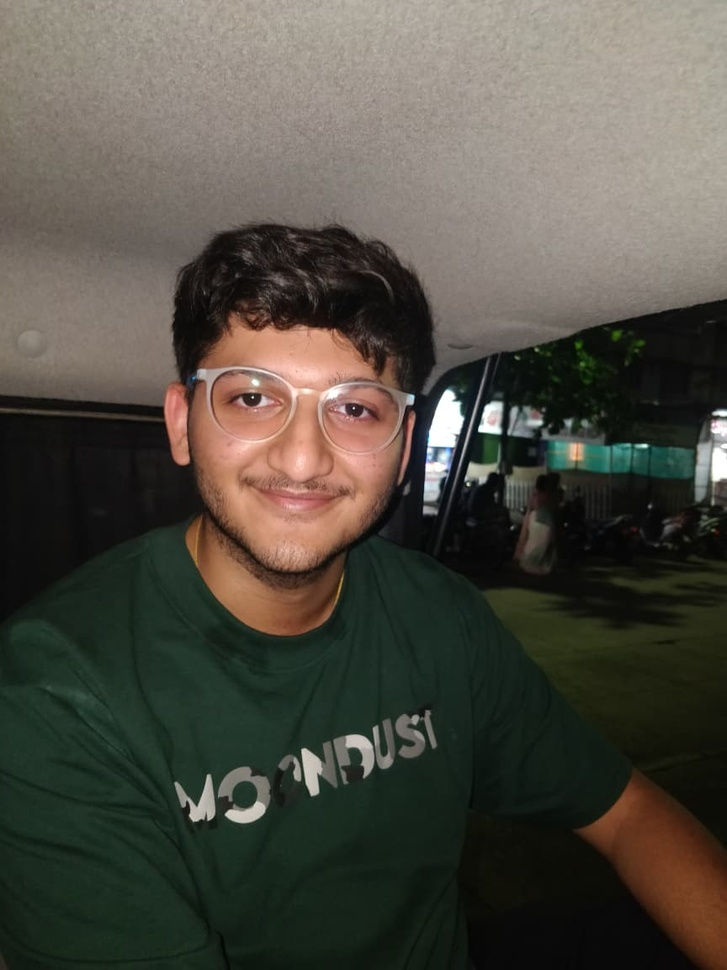
#> input picture source-photo.jpg, 727 x 970 px, shrunk from 864 x 1152 before the run
$ python prep_photo_offline.py
#> lines starting #> are read from the running program, lines starting #| are printed output that depends on the picture
"""
Offline variant of prep_photo.py: uses OpenCV GrabCut for background removal
instead of rembg (which needs a network download for its model), then applies
the same CLAHE local-contrast + white-composite pipeline.

    python scripts/prep_photo_offline.py <input.jpg> [output.png]
"""
import os
import sys

import cv2
import numpy as np
from PIL import Image

HERE = os.path.dirname(os.path.abspath(__file__))
INP = sys.argv[1] if len(sys.argv) > 1 else os.path.join(HERE, "..", "source-photo.jpg")
OUT = sys.argv[2] if len(sys.argv) > 2 else os.path.join(HERE, "..", "source-prepped.png")

bgr = cv2.imread(INP)
#> bgr is the input picture: shape (970, 727, 3); mean B, G, R 67.5, 76.9, 79.9
h, w = bgr.shape[:2]
#> h = 970; w = 727

# 1. GrabCut background removal, seeded with a generous centered rect
mask = np.zeros((h, w), np.uint8)
bgd_model = np.zeros((1, 65), np.float64)
fgd_model = np.zeros((1, 65), np.float64)
margin_x, margin_top, margin_bottom = int(w * 0.08), int(h * 0.03), int(h * 0.15)
#> margin_x = 58; margin_top = 29; margin_bottom = 145
rect = (margin_x, margin_top, w - 2 * margin_x, h - margin_top - margin_bottom)
#> rect = (58, 29, 611, 796)
cv2.grabCut(bgr, mask, rect, bgd_model, fgd_model, 8, cv2.GC_INIT_WITH_RECT)
alpha = np.where((mask == cv2.GC_FGD) | (mask == cv2.GC_PR_FGD), 255, 0).astype(np.uint8)
alpha = cv2.morphologyEx(alpha, cv2.MORPH_CLOSE, np.ones((7, 7), np.uint8))
alpha = cv2.GaussianBlur(alpha, (0, 0), 2.0)

rgb = cv2.cvtColor(bgr, cv2.COLOR_BGR2RGB)

# 2. local-contrast the luminance (CLAHE)
gray = cv2.cvtColor(rgb, cv2.COLOR_RGB2GRAY)
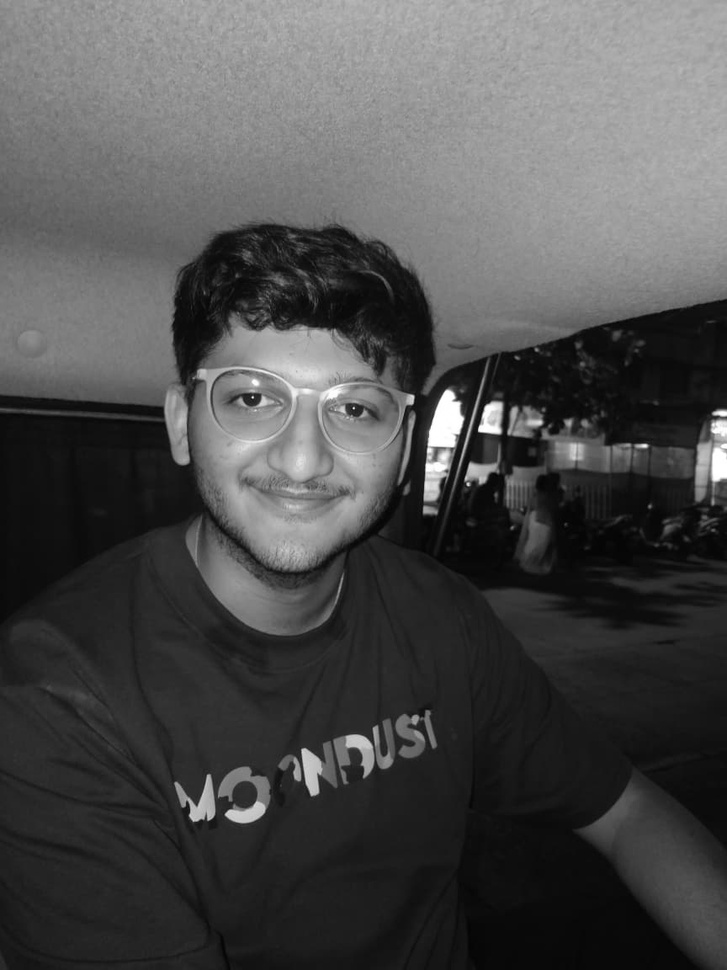
#> gray: shape (970, 727); min 2, max 255, mean 76.8
clahe = cv2.createCLAHE(clipLimit=2.6, tileGridSize=(8, 8))
gray = clahe.apply(gray)
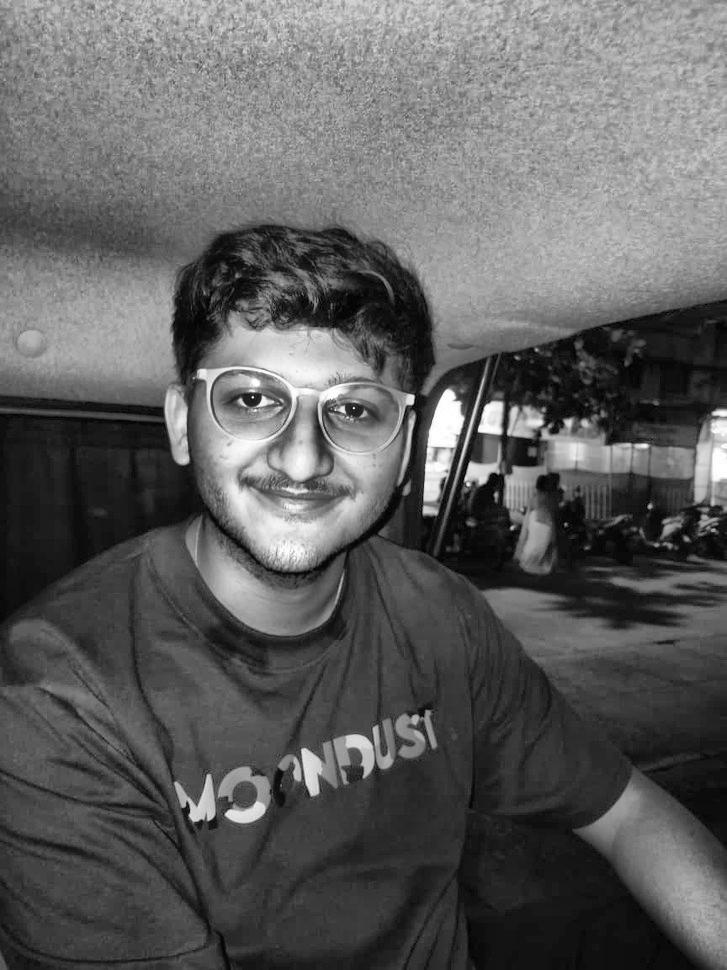
#> gray: shape (970, 727); min 1, max 255, mean 94.6
gray = cv2.convertScaleAbs(gray, alpha=1.05, beta=18)
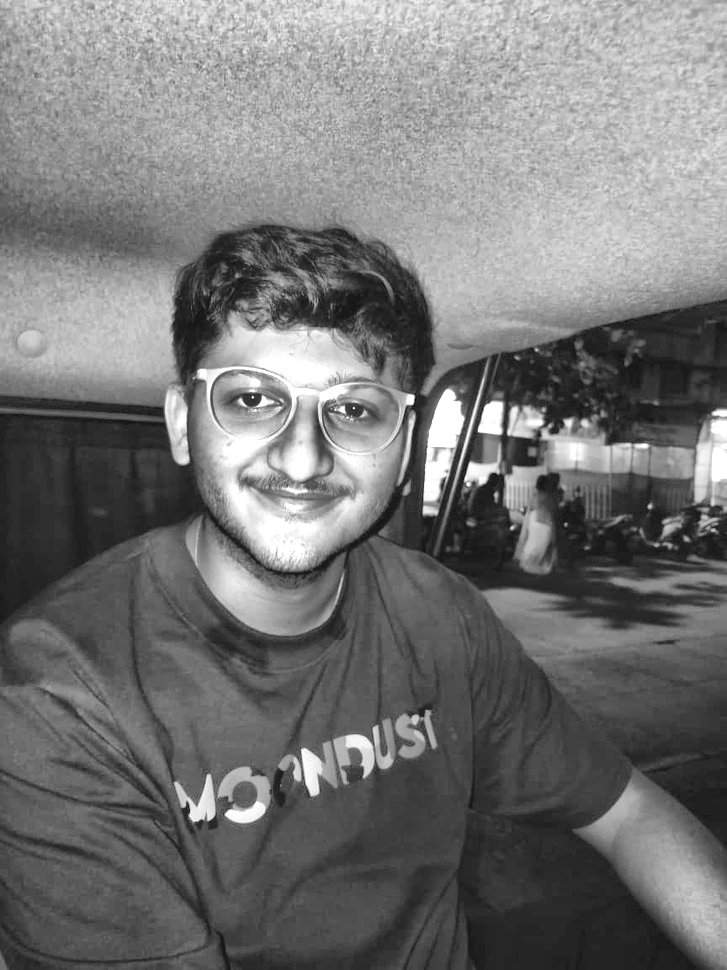
#> gray: shape (970, 727); min 19, max 255, mean 117.1

# 3. paste onto white using the alpha mask
maskf = (alpha.astype(np.float32) / 255.0)
out = gray.astype(np.float32) * maskf + 255.0 * (1.0 - maskf)
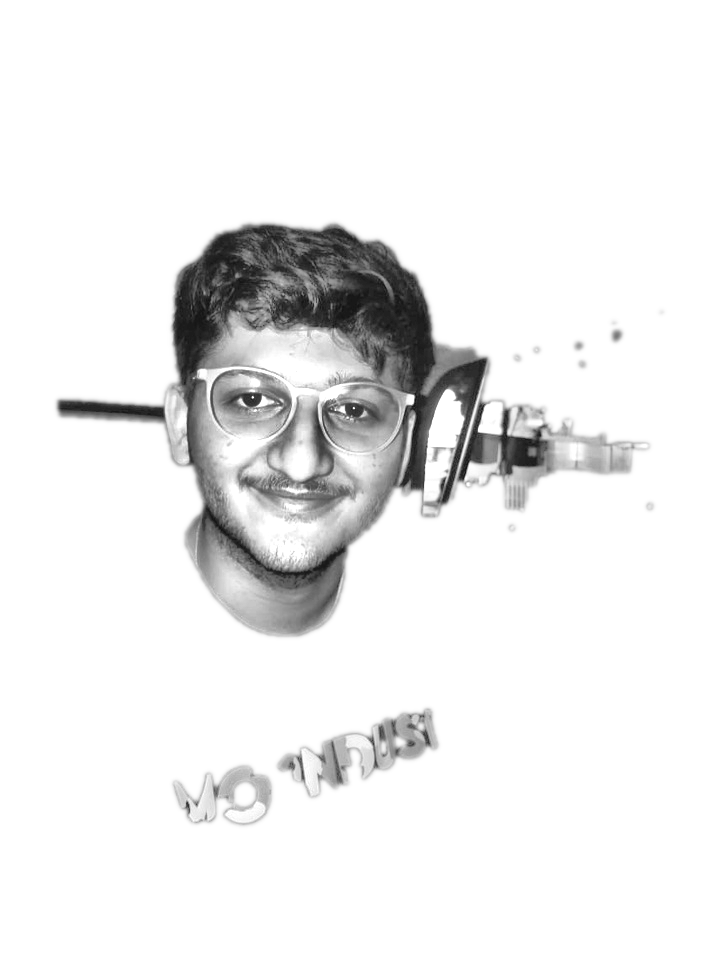
#> out: shape (970, 727) float32; min 19, max 255, mean 237.1
out = np.clip(out, 0, 255).astype(np.uint8)

Image.fromarray(out, mode="L").save(OUT)
print("wrote", OUT, out.shape)
#| wrote scripts/../source-prepped.png (970, 727)
